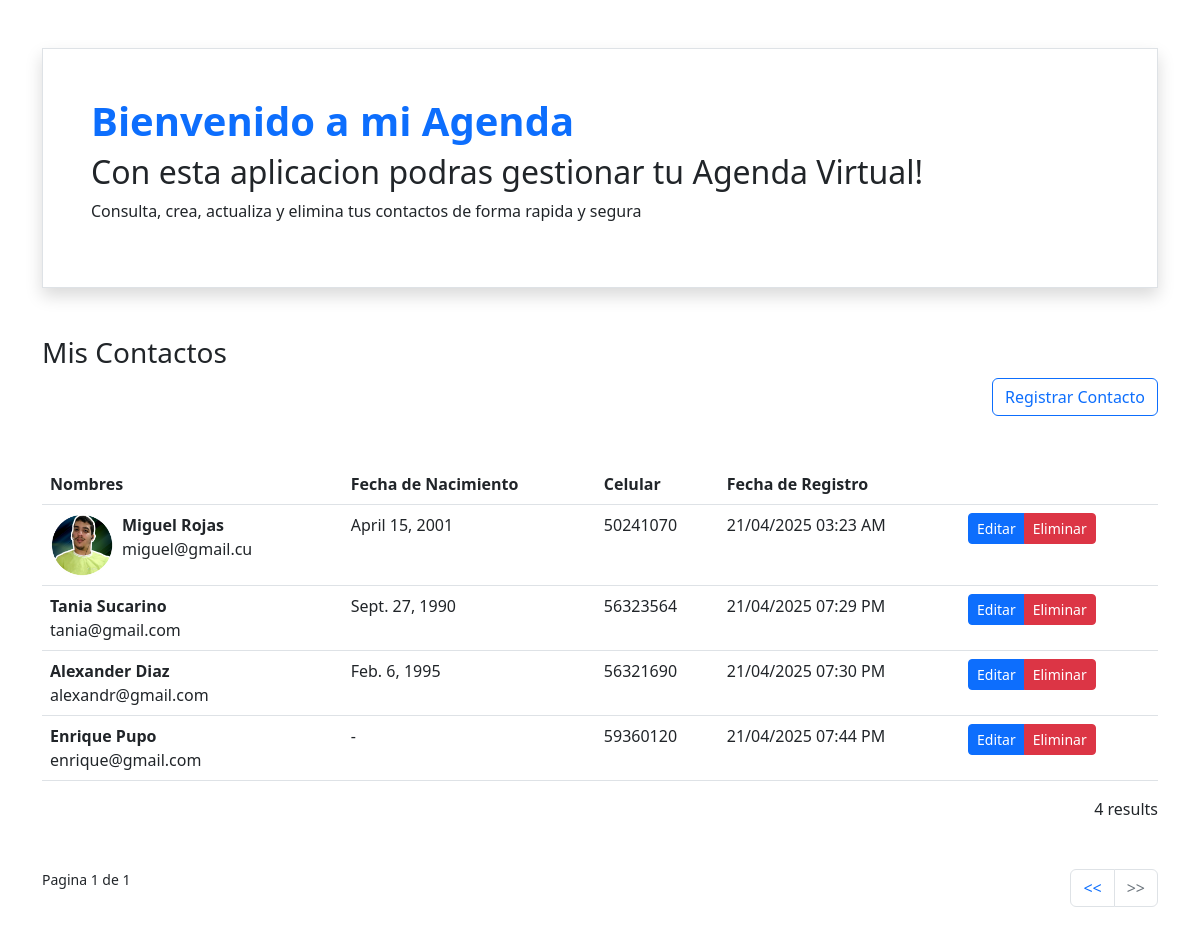
Before: / with the older database file.
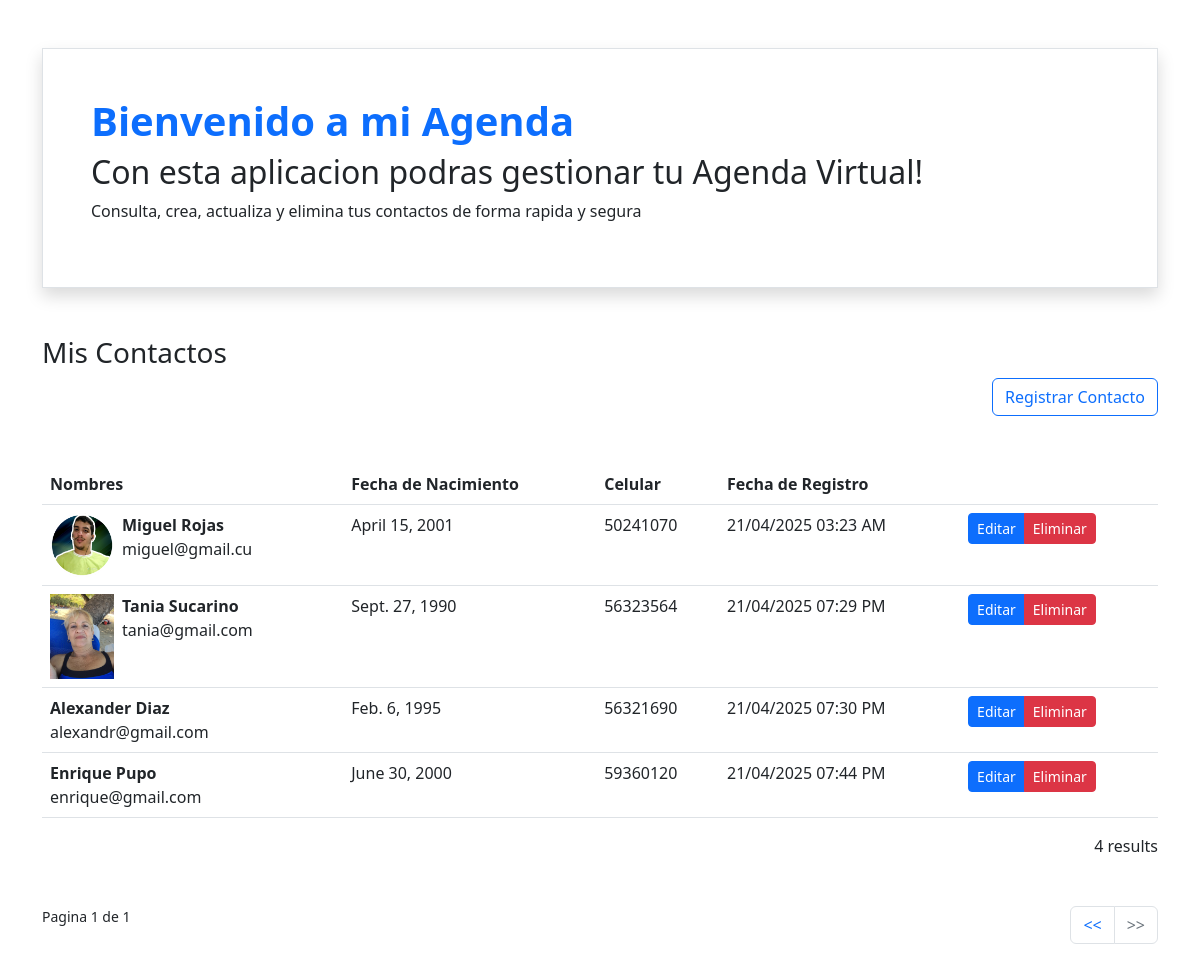
After: the same page with the newer database file.
### contacts/models.py (models this page shows, shortened)
class Contact(models.Model):
    avatar = models.ImageField(null=True, blank=True, upload_to='contact')
    name = models.CharField(max_length=100, verbose_name='Nombre')
    email = models.EmailField(max_length=50)
    birth_date = models.DateField(null=True, blank=True, verbose_name='Fecha de Nacimiento')
    phone = models.CharField(max_length=8, null=True, blank=True, verbose_name='Numero de telefono')
    created = models.DateTimeField(auto_now_add=True)

### contacts/views.py (the view)
# urls.py: path('', views.ContactListView.as_view(), name='contact_list'),
class ContactListView(generic.ListView):
    model = Contact
    paginate_by = 5

### contacts/templates/contacts/contact_list.html (shortened to what this page needs)
{% extends "contacts/base.html" %}
{% load static %}
{% block content %}
    <div class="mt-5">
        <h3>Mis Contactos</h3>
        <div class="text-end">
            <a href="{% url 'contact_new' %}" class="btn btn-outline-primary">
                Registrar Contacto
            </a>
        </div>
        <div class="table-responsive">
            <table class="mt-5 table table-hover">
                <thead>
                    <tr>
                        <th>Nombres</th>
                        <th>Fecha de Nacimiento</th>
                        <th>Celular</th>
                        <th>Fecha de Registro</th>
                        <th></th>
                    </tr>
                </thead>
                <tbody>
                    {% for contact in object_list %}
                    <tr>
                        <td>
                            <div class="d-flex gap-2">
                                {% if contact.avatar %}
                                <img src="{{ contact.avatar.url }}" alt="" style="max-width: 64px;">
                                {% endif %}
                                <div>
                                    <div class="fw-bold">{{contact.name}}</div>
                                    <div>{{contact.email}}</div>
                                </div>
                            </div>
                        </td>
                        <td>{{contact.birth_date|default:'-'}}</td>
                        <td>{{contact.phone|default:'-'}}</td>
                        <td>{{contact.created|date:'d/m/Y h:i A'}}</td>
                        <td>
                            <div class="btn-group btn-group-sm">
                                <a href="{% url 'contact_edit' contact.pk %}" class="btn btn-primary">Editar</a>
                                <a href="{% url 'contact_delete' contact.pk %}" class="btn btn-danger">Eliminar</a>
                            </div>
                        </td>
                    </tr>
                    {% endfor %}
                </tbody>
            </table>
        </div>
    </div>
    <div class="text-end mb-5">
        {{ page_obj.paginator.count }} result{{ page_obj.paginator.count|pluralize }}
    </div>
    <div class="d-flex justify-content-between aling-items-center">
        <small class="d-none d-sm-inline-block text-body">
            Pagina {{ page_obj.number }} de {{ page_obj.paginator.num_pages }}
        </small>
        <nav aria-label="Page navigation">
            <ul class="pagination justify-content-center">
                {% if page_obj.has_previous %}
                    <li class="page-item">
                        <a class="page-link" href="{% url 'contact_list' %}?page = {{ page_obj.previous_page_number }}"
                        aria-label="Anterior">
                            <span aria-hidden="true">
                                <<
                            </span>
                        </a>
                    </li>
                {% else %}
                    <li class="page-item disable">
                        <a href="#" class="page-link" aria-label="Anterior">
                            <span aria-hidden="true">
                                <<
                            </span>
                        </a>
                    </li>
                {% endif %}
                {% if page_obj.has_next %}
                    <li class="page-item">
                        <a class="page-link" href="{% url 'contact_list' %}?page={{ page_obj.next_page_number }}"
                        aria-label="Siguiente">
                            <span aria-hidden="true">
                                >>
                            </span>
                        </a>
                    </li>
                {% else %}
                    <li class="page-item disabled">
                        <a class="page-link" href="#" aria-label="Siguiente">
                            <span aria-hidden="true">
                                >>
                            </span>
                        </a>
                    </li>
                {% endif %}
            </ul>
        </nav>
    </div>
{% endblock content %}

### contacts/templates/contacts/base.html (shortened to what this page needs)
{% load static %}
<!DOCTYPE html>
<html lang="es">
<head>
    <link rel="stylesheet" href="{% static 'bootstrap/css/bootstrap.min.css' %}">
</head>
<body class="container py-5">
    <div class="p-5 border border-1 shadow">
        <h1 class="fw-bold text-primary">Bienvenido a mi Agenda</h1>
        <h2>Con esta aplicacion podras gestionar tu Agenda Virtual!</h2>
        <p>Consulta, crea, actualiza y elimina tus contactos de forma rapida y segura</p>
    </div>
    {% block content %}
    {% endblock content %}
</body>
</html>

Changed rows visible on the page:
changed Contact "Tania Sucarino": avatar: picture added
changed Contact "Enrique Pupo": birth_date "-" → "June 30, 2000"
